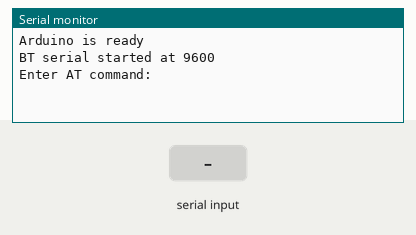
A sketch run on a simulated Arduino Uno, built with avr-gcc and run on an emulated ATmega328P. On the bench: the last lines printed to the serial monitor. Inputs (shaded band) come from the test bench.

Above: at 1.2 s.
1.3 s: "1" received over the second serial link
At 1.6 s:
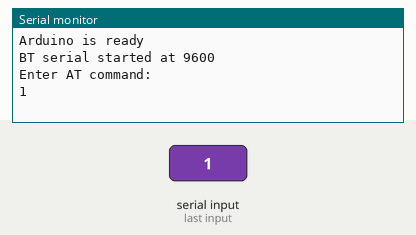
2.8 s: "0" received over the second serial link
At 4.0 s:
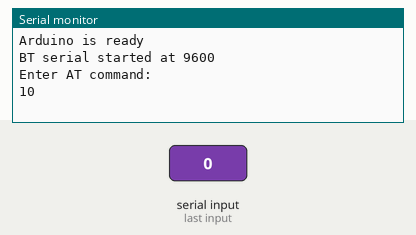

The sketch:

basic_setting.ino
```cpp
#include <SoftwareSerial.h>

const int rx = 2;
const int tx = 3;

SoftwareSerial myBT(rx, tx); //모듈의 RX, TX와 교차해서 연결해야 한다.

void setup() {
  Serial.begin(9600);
  Serial.println("Arduino is ready");
  myBT.begin(9600);
  Serial.println("BT serial started at 9600");
  Serial.println("Enter AT command:");

}

void loop() {
  if(myBT.available()){
    Serial.write(myBT.read());
  }
  if(Serial.available()){
    myBT.write(Serial.read());
  }
}
```

Measured:
- after the input at 1.3 s, the serial monitor: prints a new line at once (image 1)
- after the input at 2.8 s, the serial monitor: prints a new line at once (image 2)
